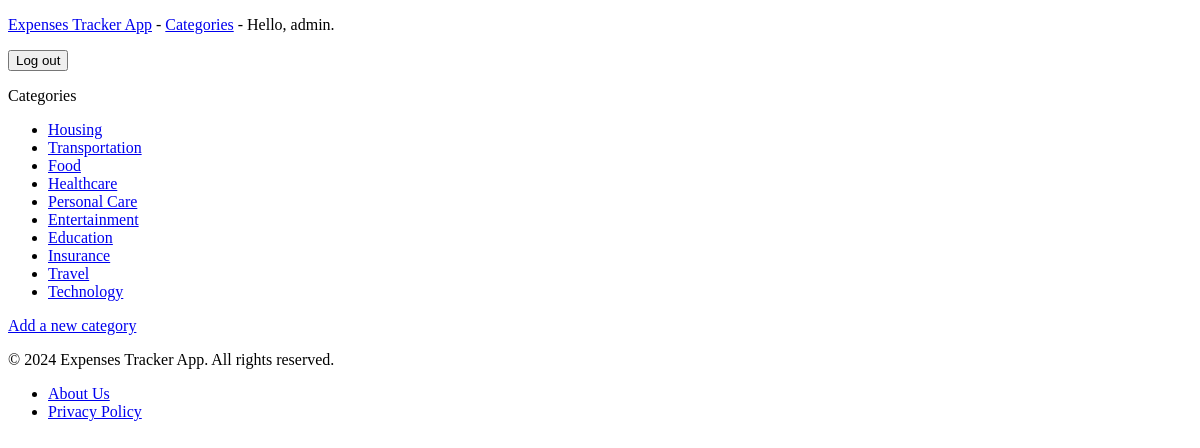
/categories/ (signed in), run on an earlier commit of the app's database.
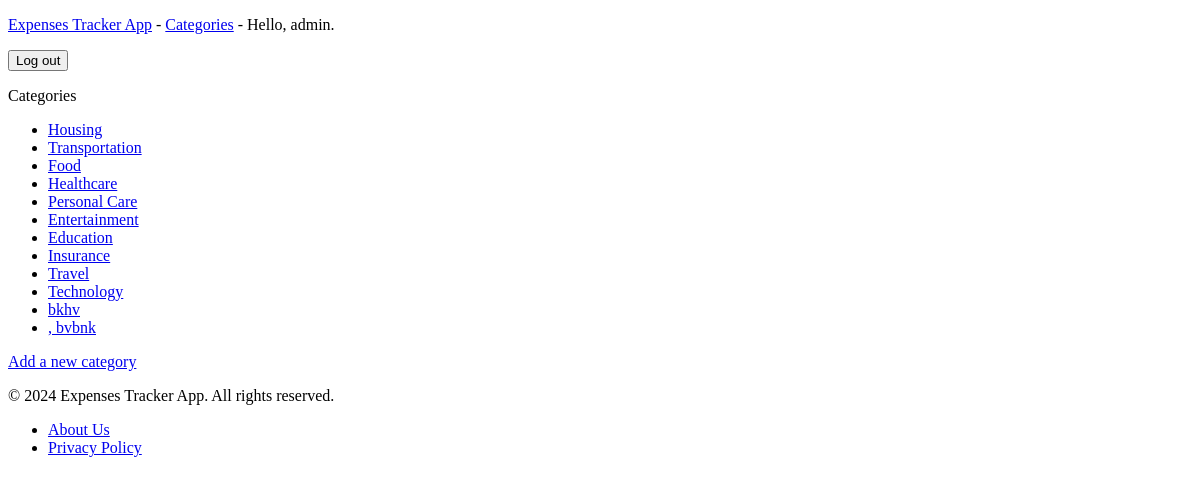
And on a later commit of the database.
### expenses_tracker_app/models.py (models this page shows)
class Category(models.Model):
    text = models.CharField(max_length=50)
    date_added = models.DateTimeField(auto_now_add=True, null=True)
    owner = models.ForeignKey(User, on_delete=models.CASCADE)
    def __str__(self):
        return self.text

### expenses_tracker_app/views.py (the view)
# urls.py: path('categories/', views.categories, name='categories'),
@login_required
def categories(request):
    categories = Category.objects.filter(owner=request.user).order_by('date_added')
    context = {'categories':categories}
    return render(request,'expenses_tracker_app/categories.html',context)

### expenses_tracker_app/templates/expenses_tracker_app/categories.html
{% extends "expenses_tracker_app/base.html" %}
{% block content %}
<p>Categories</p>
<ul>
    {% for category in categories %}
      <li>
          <a href="{% url 'expenses_tracker_app:category' category.id %}">{{ category }}</a>
      </li>
    {% empty %}
    <li>No topics have been added yet.</li>
    {% endfor %}
</ul>
<a href="{% url 'expenses_tracker_app:new_category' %}">Add a new category</a>
{% endblock content%}

What changed in the data, as far as the page shows it:
added Category: text "bkhv"
added Category: text ", bvbnk"
